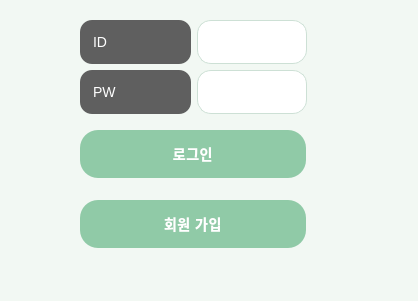
<?xml version="1.0" encoding="UTF-8"?>
<ui version="4.0">
 <class>LoginMainWindow</class>
 <widget class="QMainWindow" name="LoginMainWindow">
  <property name="geometry">
   <rect>
    <x>0</x>
    <y>0</y>
    <width>418</width>
    <height>301</height>
   </rect>
  </property>
  <property name="sizePolicy">
   <sizepolicy hsizetype="Fixed" vsizetype="Fixed">
    <horstretch>0</horstretch>
    <verstretch>0</verstretch>
   </sizepolicy>
  </property>
  <property name="maximumSize">
   <size>
    <width>418</width>
    <height>301</height>
   </size>
  </property>
  <property name="windowTitle">
   <string>LoginMainWindow</string>
  </property>
  <property name="styleSheet">
   <string notr="true">
QMainWindow {
    background-color: #f2f8f3;
    font-family: &quot;Segoe UI&quot;, &quot;Malgun Gothic&quot;, sans-serif;
    border: none;
}

QWidget {
    border: none;
}

QLineEdit {
    background-color: #ffffff;
    border: 1px solid #cde0d5;
    border-radius: 14px;
    padding: 6px 12px;
    font-size: 14px;
    min-height: 28px;
}

QLineEdit:focus {
    border: 1px solid #88c999;
    background-color: #fafffb;
}

QPushButton {
    background-color: #90caa7;
    border: none;
    border-radius: 18px;
    padding: 8px 18px;
    font-size: 14px;
    color: #ffffff;
    font-weight: bold;
    letter-spacing: 0.5px;
    min-height: 32px;
}

QPushButton:hover {
    background-color: #7ab894;
}

QLabel {
    background-color: #5f5f5f;
    color: #ffffff;
    font-size: 14px;
    border-radius: 12px;
    padding: 6px 10px;
    min-width: 50px;
    min-height: 28px;
    qproperty-alignment: AlignCenter;
    border: none;
}
</string>
  </property>
  <widget class="QWidget" name="centralwidget">
   <widget class="QPushButton" name="pushButton_register">
    <property name="geometry">
     <rect>
      <x>80</x>
      <y>200</y>
      <width>226</width>
      <height>48</height>
     </rect>
    </property>
    <property name="minimumSize">
     <size>
      <width>0</width>
      <height>48</height>
     </size>
    </property>
    <property name="styleSheet">
     <string notr="true">
QMainWindow {
    background-color: #f2f8f3;
    font-family: &quot;Segoe UI&quot;, &quot;Malgun Gothic&quot;, sans-serif;
    border: none;
}

QWidget {
    border: none;
}

QLineEdit {
    background-color: #ffffff;
    border: 1px solid #cde0d5;
    border-radius: 14px;
    padding: 6px 12px;
    font-size: 14px;
    min-height: 28px;
}

QLineEdit:focus {
    border: 1px solid #88c999;
    background-color: #fafffb;
}

QPushButton {
    background-color: #90caa7;
    border: none;
    border-radius: 18px;
    padding: 8px 18px;
    font-size: 14px;
    color: #ffffff;
    font-weight: bold;
    letter-spacing: 0.5px;
    min-height: 32px;
}

QPushButton:hover {
    background-color: #7ab894;
}

QLabel {
    background-color: #5f5f5f;
    color: #ffffff;
    font-size: 14px;
    border-radius: 12px;
    padding: 6px 10px;
    min-width: 50px;
    min-height: 28px;
    qproperty-alignment: AlignCenter;
    border: none;
}
</string>
    </property>
    <property name="text">
     <string>회원 가입</string>
    </property>
   </widget>
   <widget class="QPushButton" name="pushButton_login">
    <property name="geometry">
     <rect>
      <x>80</x>
      <y>130</y>
      <width>226</width>
      <height>48</height>
     </rect>
    </property>
    <property name="styleSheet">
     <string notr="true">
QMainWindow {
    background-color: #f2f8f3;
    font-family: &quot;Segoe UI&quot;, &quot;Malgun Gothic&quot;, sans-serif;
    border: none;
}

QWidget {
    border: none;
}

QLineEdit {
    background-color: #ffffff;
    border: 1px solid #cde0d5;
    border-radius: 14px;
    padding: 6px 12px;
    font-size: 14px;
    min-height: 28px;
}

QLineEdit:focus {
    border: 1px solid #88c999;
    background-color: #fafffb;
}

QPushButton {
    background-color: #90caa7;
    border: none;
    border-radius: 18px;
    padding: 8px 18px;
    font-size: 14px;
    color: #ffffff;
    font-weight: bold;
    letter-spacing: 0.5px;
    min-height: 32px;
}

QPushButton:hover {
    background-color: #7ab894;
}

QLabel {
    background-color: #5f5f5f;
    color: #ffffff;
    font-size: 14px;
    border-radius: 12px;
    padding: 6px 10px;
    min-width: 50px;
    min-height: 28px;
    qproperty-alignment: AlignCenter;
    border: none;
}
</string>
    </property>
    <property name="text">
     <string>로그인</string>
    </property>
   </widget>
   <widget class="QWidget" name="">
    <property name="geometry">
     <rect>
      <x>80</x>
      <y>20</y>
      <width>227</width>
      <height>44</height>
     </rect>
    </property>
    <layout class="QHBoxLayout" name="horizontalLayout">
     <item>
      <widget class="QLabel" name="label_id">
       <property name="sizePolicy">
        <sizepolicy hsizetype="Expanding" vsizetype="Expanding">
         <horstretch>200</horstretch>
         <verstretch>20</verstretch>
        </sizepolicy>
       </property>
       <property name="frameShape">
        <enum>QFrame::Shape::Box</enum>
       </property>
       <property name="lineWidth">
        <number>3</number>
       </property>
       <property name="text">
        <string>ID</string>
       </property>
      </widget>
     </item>
     <item>
      <widget class="QLineEdit" name="lineEdit_id">
       <property name="enabled">
        <bool>true</bool>
       </property>
       <property name="sizePolicy">
        <sizepolicy hsizetype="Expanding" vsizetype="Expanding">
         <horstretch>200</horstretch>
         <verstretch>20</verstretch>
        </sizepolicy>
       </property>
       <property name="styleSheet">
        <string notr="true">
QMainWindow {
    background-color: #f2f8f3;
    font-family: &quot;Segoe UI&quot;, &quot;Malgun Gothic&quot;, sans-serif;
    border: none;
}

QWidget {
    border: none;
}

QLineEdit {
    background-color: #ffffff;
    border: 1px solid #cde0d5;
    border-radius: 14px;
    padding: 6px 12px;
    font-size: 14px;
    min-height: 28px;
}

QLineEdit:focus {
    border: 1px solid #88c999;
    background-color: #fafffb;
}

QPushButton {
    background-color: #90caa7;
    border: none;
    border-radius: 18px;
    padding: 8px 18px;
    font-size: 14px;
    color: #ffffff;
    font-weight: bold;
    letter-spacing: 0.5px;
    min-height: 32px;
}

QPushButton:hover {
    background-color: #7ab894;
}

QLabel {
    background-color: #5f5f5f;
    color: #ffffff;
    font-size: 14px;
    border-radius: 12px;
    padding: 6px 10px;
    min-width: 50px;
    min-height: 28px;
    qproperty-alignment: AlignCenter;
    border: none;
}
</string>
       </property>
      </widget>
     </item>
    </layout>
   </widget>
   <widget class="QWidget" name="">
    <property name="geometry">
     <rect>
      <x>80</x>
      <y>70</y>
      <width>227</width>
      <height>44</height>
     </rect>
    </property>
    <layout class="QHBoxLayout" name="horizontalLayout_2">
     <item>
      <widget class="QLabel" name="label_pw">
       <property name="sizePolicy">
        <sizepolicy hsizetype="Expanding" vsizetype="Expanding">
         <horstretch>200</horstretch>
         <verstretch>20</verstretch>
        </sizepolicy>
       </property>
       <property name="frameShape">
        <enum>QFrame::Shape::Box</enum>
       </property>
       <property name="lineWidth">
        <number>3</number>
       </property>
       <property name="text">
        <string>PW</string>
       </property>
      </widget>
     </item>
     <item>
      <widget class="QLineEdit" name="lineEdit_pw">
       <property name="sizePolicy">
        <sizepolicy hsizetype="Expanding" vsizetype="Expanding">
         <horstretch>200</horstretch>
         <verstretch>20</verstretch>
        </sizepolicy>
       </property>
       <property name="autoFillBackground">
        <bool>false</bool>
       </property>
       <property name="styleSheet">
        <string notr="true">
QMainWindow {
    background-color: #f2f8f3;
    font-family: &quot;Segoe UI&quot;, &quot;Malgun Gothic&quot;, sans-serif;
    border: none;
}

QWidget {
    border: none;
}

QLineEdit {
    background-color: #ffffff;
    border: 1px solid #cde0d5;
    border-radius: 14px;
    padding: 6px 12px;
    font-size: 14px;
    min-height: 28px;
}

QLineEdit:focus {
    border: 1px solid #88c999;
    background-color: #fafffb;
}

QPushButton {
    background-color: #90caa7;
    border: none;
    border-radius: 18px;
    padding: 8px 18px;
    font-size: 14px;
    color: #ffffff;
    font-weight: bold;
    letter-spacing: 0.5px;
    min-height: 32px;
}

QPushButton:hover {
    background-color: #7ab894;
}

QLabel {
    background-color: #5f5f5f;
    color: #ffffff;
    font-size: 14px;
    border-radius: 12px;
    padding: 6px 10px;
    min-width: 50px;
    min-height: 28px;
    qproperty-alignment: AlignCenter;
    border: none;
}
</string>
       </property>
       <property name="inputMethodHints">
        <set>Qt::InputMethodHint::ImhHiddenText|Qt::InputMethodHint::ImhNoAutoUppercase|Qt::InputMethodHint::ImhNoPredictiveText|Qt::InputMethodHint::ImhSensitiveData</set>
       </property>
       <property name="echoMode">
        <enum>QLineEdit::EchoMode::Password</enum>
       </property>
      </widget>
     </item>
    </layout>
   </widget>
  </widget>
  <widget class="QStatusBar" name="statusbar"/>
 </widget>
 <resources/>
 <connections/>
</ui>
